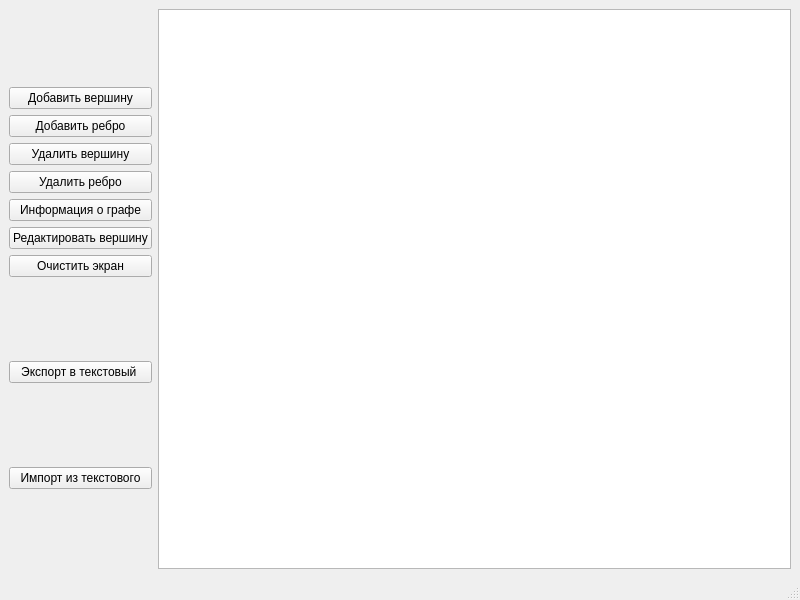
<?xml version="1.0" encoding="UTF-8"?>
<ui version="4.0">
 <class>MainWindow</class>
 <widget class="QMainWindow" name="MainWindow">
  <property name="geometry">
   <rect>
    <x>0</x>
    <y>0</y>
    <width>800</width>
    <height>600</height>
   </rect>
  </property>
  <property name="windowTitle">
   <string>MainWindow</string>
  </property>
  <widget class="QWidget" name="centralwidget">
   <layout class="QHBoxLayout" name="horizontalLayout">
    <item>
     <layout class="QVBoxLayout" name="verticalLayout_2">
      <item>
       <layout class="QVBoxLayout" name="verticalLayout">
        <item>
         <widget class="QPushButton" name="addVertexButton">
          <property name="text">
           <string>Добавить вершину</string>
          </property>
         </widget>
        </item>
        <item>
         <widget class="QPushButton" name="addEdgeButton">
          <property name="text">
           <string>Добавить ребро</string>
          </property>
         </widget>
        </item>
        <item>
         <widget class="QPushButton" name="removeVertexButton">
          <property name="text">
           <string>Удалить вершину</string>
          </property>
         </widget>
        </item>
        <item>
         <widget class="QPushButton" name="removeEdgeButton">
          <property name="text">
           <string>Удалить ребро</string>
          </property>
         </widget>
        </item>
        <item>
         <widget class="QPushButton" name="addInformationButton">
          <property name="text">
           <string>Информация о графе</string>
          </property>
         </widget>
        </item>
        <item>
         <widget class="QPushButton" name="changeVertexButton">
          <property name="text">
           <string>Редактировать вершину</string>
          </property>
         </widget>
        </item>
        <item>
         <widget class="QPushButton" name="addClearsceneButton">
          <property name="text">
           <string>Очистить экран</string>
          </property>
         </widget>
        </item>
       </layout>
      </item>
      <item>
       <widget class="QPushButton" name="export_2">
        <property name="text">
         <string>Экспорт в текстовый </string>
        </property>
       </widget>
      </item>
      <item>
       <widget class="QPushButton" name="import_2">
        <property name="text">
         <string>Импорт из текстового</string>
        </property>
       </widget>
      </item>
     </layout>
    </item>
    <item>
     <widget class="QGraphicsView" name="graphicsView"/>
    </item>
   </layout>
  </widget>
  <widget class="QMenuBar" name="menubar">
   <property name="geometry">
    <rect>
     <x>0</x>
     <y>0</y>
     <width>800</width>
     <height>21</height>
    </rect>
   </property>
  </widget>
  <widget class="QStatusBar" name="statusbar"/>
 </widget>
 <resources/>
 <connections/>
</ui>
